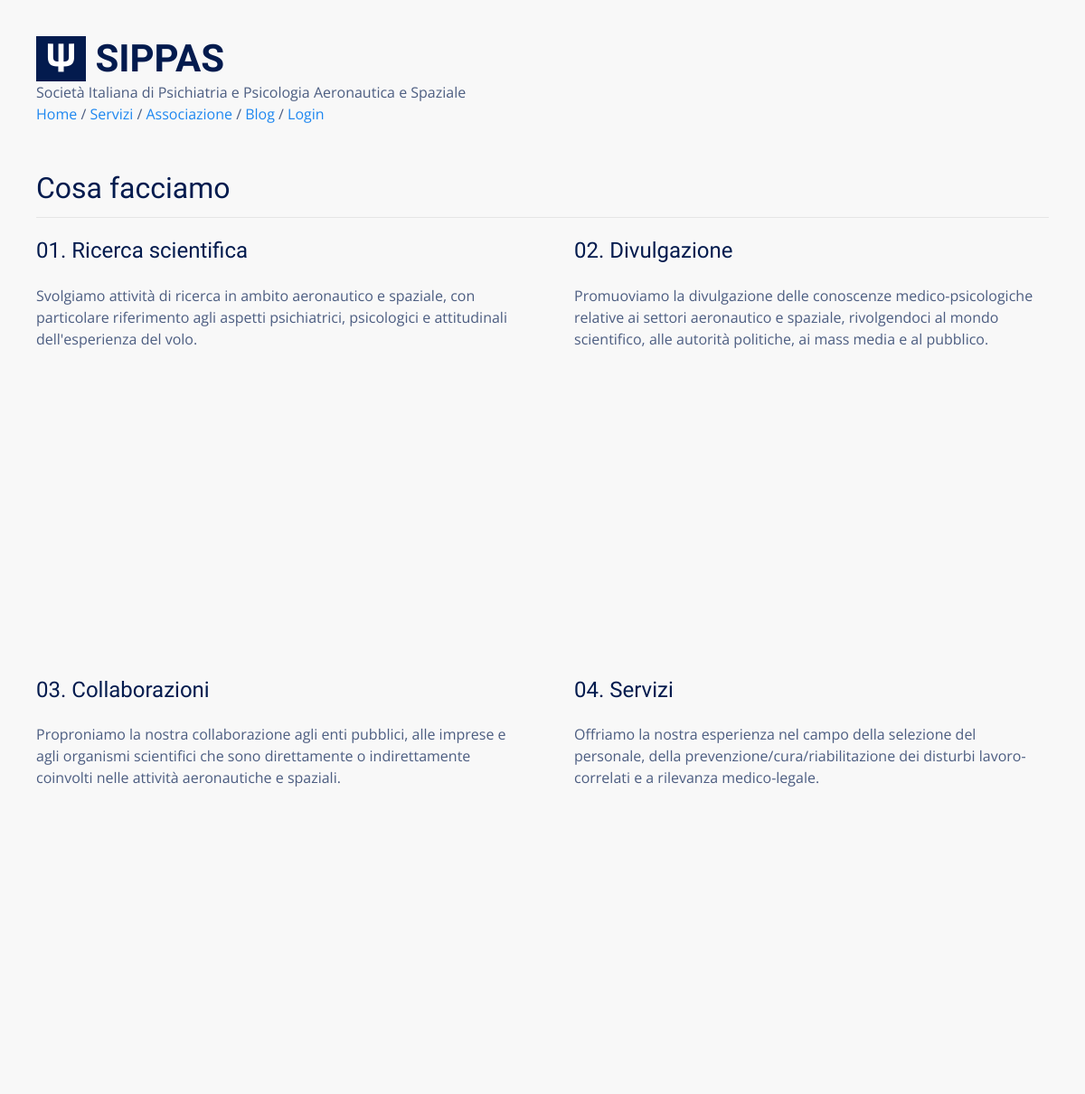
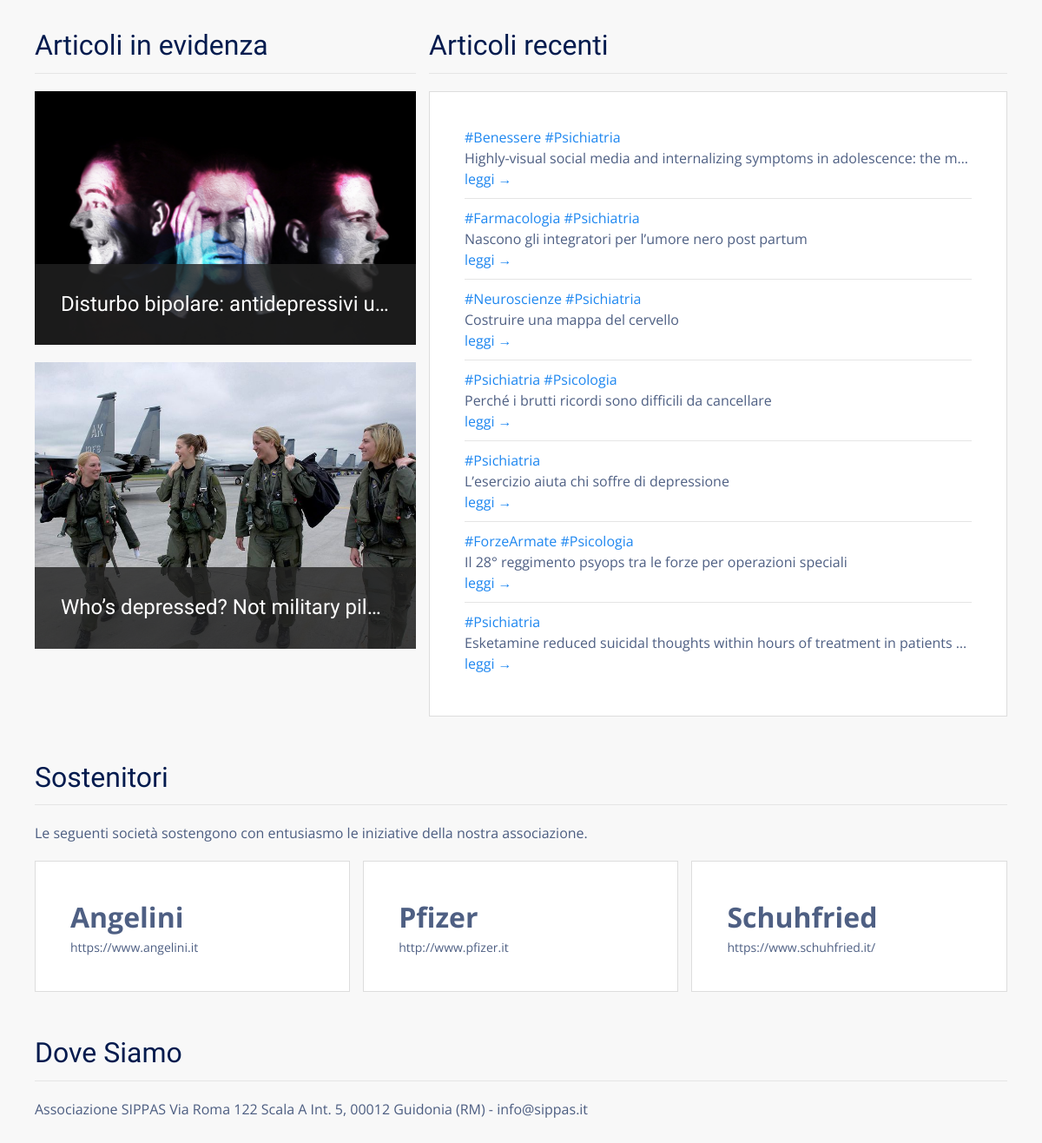
The page / on the database its author committed (2 pictures, top to bottom).
### tables this page shows
CREATE TABLE "posts" (
  "id" integer NOT NULL PRIMARY KEY AUTOINCREMENT,
  "title" text,
  "body" TEXT,
  "teaser" text,
  "tags" TEXT,
  "is_sticky" integer,
  "author_id" text,
  "created_at" TEXT,
  "updated_at" text,
  "published_at" TEXT
);

### flaskApp/blueprints/main/routes.py (the view)
@bp_main.route("/")
@cache.cached()
def index():
  stickies = query_db('SELECT * FROM posts WHERE is_sticky == 1 ORDER BY updated_at DESC LIMIT 2')
  latest = query_db('SELECT * FROM posts  WHERE is_sticky == 0 ORDER BY id DESC LIMIT {}'.format(4 if len(stickies) < 2 else 7))
  return render_template("main/index.html", latests=latest, stickies=stickies )

### flaskApp/db/sqlite.py (called while the page is built)
def get_db():
  if "db" not in g:
    g.db = sqlite3.connect(
      db_path,
      detect_types = sqlite3.PARSE_DECLTYPES,
      isolation_level = "DEFERRED"
    )
    g.db.cursor().execute("PRAGMA journal_mode=WAL")
    g.db.row_factory = sqlite3.Row
  return g.db

def query_db(query, args=(), one = False):
  with closing(get_db().cursor().execute(query, args)) as cur:
    rv = cur.fetchall()
    return (rv[0] if rv else None) if one else rv

### flaskApp/blueprints/main/templates/main/index.html (shortened to what this page needs)
{% extends 'base.html' %}
{% block content %}
<div class="uk-section">
  <div class="uk-container">
    <h2 class="uk-heading-divider">Cosa facciamo</h2>
    <div class="uk-grid uk-grid-large uk-child-width-1-2@m">
      <div class="uk-margin">
        <h3>01. Ricerca scientifica</h3>
        <p>Svolgiamo attività di ricerca in ambito aeronautico e spaziale, con particolare riferimento agli aspetti
          psichiatrici, psicologici e attitudinali dell'esperienza del volo.</p>
        <div class="uk-height-medium uk-flex uk-flex-center uk-flex-middle uk-background-cover uk-light"
          data-src="{{ url_for('static', filename='img/research.jpg') }}" uk-img="">
        </div>
      </div>
      <div class="uk-margin uk-margin-remove-top">
        <h3>02. Divulgazione</h3>
        <p>Promuoviamo la divulgazione delle conoscenze medico-psicologiche relative ai settori aeronautico e
          spaziale, rivolgendoci al mondo scientifico, alle autorità politiche, ai mass media e al pubblico.</p>
        <div class="uk-height-medium uk-flex uk-flex-center uk-flex-middle uk-background-cover uk-light"
          data-src="{{ url_for('static', filename='img/tell.jpg') }}" uk-img="">
        </div>
      </div>
      <div class="uk-margin">
        <h3>03. Collaborazioni</h3>
        <p>Proproniamo la nostra collaborazione agli enti pubblici, alle imprese e agli organismi scientifici che
          sono direttamente o indirettamente coinvolti nelle attività aeronautiche e spaziali.</p>
        <div class="uk-height-medium uk-flex uk-flex-center uk-flex-middle uk-background-cover uk-light"
          data-src="{{ url_for('static', filename='img/teamwork.jpg') }}" uk-img="">
        </div>
      </div>
      <div class="uk-margin">
        <h3>04. Servizi</h3>
        <p>Offriamo la nostra esperienza nel campo della selezione del personale, della
          prevenzione/cura/riabilitazione dei disturbi lavoro-correlati e a rilevanza medico-legale.</p>
        <div class="uk-height-medium uk-flex uk-flex-center uk-flex-middle uk-background-cover uk-light"
          data-src="{{ url_for('static', filename='img/services.jpg') }}" uk-img="">
        </div>
      </div>
    </div>
  </div>
</div>
<div class="uk-section">
  <div class="uk-container">
    <div class="uk-grid uk-grid-small">
      <div class="uk-margin uk-width-2-5@m">
        <h2 class="uk-heading-divider">Articoli in evidenza</h2>
        <div class="uk-grid uk-child-width-1-1">
          {% for s in stickies %}
            {% if s.teaser %}
              <div class="uk-margin-bottom">
                <div class="uk-inline">
                    <img src="{{ url_for('static', filename='blog/'+s.id |string+'/'+s.teaser) }}" alt="">
                  <div class="uk-overlay uk-overlay-primary uk-position-bottom">
                    <h3 class="uk-text-truncate"><a href="{{ url_for('blog.view_post', id=s.id) }}">{{ s.title }}</a></h3>
                  </div>
                </div>
              </div>
            {% endif %}
          {% endfor %}
        </div>
      </div>
      <div class="uk-width-expand uk-margin uk-margin-remove-top">
        <h2 class="uk-heading-divider">Articoli recenti</h2>
        <div class="uk-card uk-card-default">
          <div class="uk-card-body">
            <ul class="uk-list uk-list-divider uk-margin-medium">
              {% for l in latests %}
              <li class="uk-text-truncate uk-padding-vertical uk-padding-horizontal-small">
                {% for tag in l.tags.split(' ') %}
                <a href="{{ url_for('blog.posts_tagged', tag=tag) }}">{{ tag }}</a>
                {% endfor %}<br>
                {{ l.title | capitalize }}<br>
                <a href="{{ url_for('blog.view_post', id=l.id) }}">leggi &rarr;</a><br>
              </li>
              {% endfor %}
            </ul>
          </div>
        </div>
      </div>
    </div>
  </div>
</div>
<div class="uk-section">
  <div class="uk-container">
    <h2 class="uk-heading-divider">Sostenitori</h2>
    <p>Le seguenti società sostengono con entusiasmo le iniziative della nostra associazione.</p>
    <div class="uk-child-width-1-2@m uk-child-width-1-3@l uk-grid uk-grid-match uk-grid-stack uk-grid-small" uk-grid="">
      <div class="uk-first-column">
        <div class="uk-card uk-card-default uk-grid uk-grid-collapse uk-margin uk-grid-stack" uk-grid="">
          <div class="uk-first-column">
            <div class="uk-card-body">
              <p style="font-size:2em" class="uk-text-bold uk-margin-remove-bottom uk-width-expand">Angelini</p>
              <p class="uk-margin-remove-top uk-text-small"><a class="uk-link uk-link-text"
                  href="https://www.angelini.it" target="_blank">
                  https://www.angelini.it
                </a></p>
            </div>
          </div>
        </div>
      </div>
      <div class="uk-grid-margin uk-first-column">
        <div class="uk-card uk-card-default uk-grid uk-grid-collapse uk-margin uk-grid-stack" uk-grid="">
          <div class="uk-first-column">
            <div class="uk-card-body">
              <p style="font-size:2em" class="uk-text-bold uk-margin-remove-bottom uk-width-expand">Pfizer</p>
              <p class="uk-margin-remove-top uk-text-small"><a class="uk-link uk-link-text" href="http://www.pfizer.it"
                  target="_blank">
                  http://www.pfizer.it
                </a></p>
            </div>
          </div>
        </div>
      </div>
      <div class="uk-grid-margin uk-first-column">
        <div class="uk-card uk-card-default uk-grid uk-grid-collapse uk-margin uk-grid-stack" uk-grid="">
          <div class="uk-first-column">
            <div class="uk-card-body">
              <p style="font-size:2em" class="uk-text-bold uk-margin-remove-bottom uk-width-expand">Schuhfried</p>
              <p class="uk-margin-remove-top uk-text-small"><a class="uk-link uk-link-text"
                  href="https://www.schuhfried.it/" target="_blank">
                  https://www.schuhfried.it/
                </a></p>
            </div>
          </div>
        </div>
      </div>
    </div>
  </div>
</div>
<div class="uk-section uk-margin-top">
  <div class="uk-container">
    <h2 class="uk-heading-divider">Dove Siamo</h2>
    <p>Associazione SIPPAS Via Roma 122 Scala A Int. 5, 00012 Guidonia (RM) - info@sippas.it</p>
  </div>
</div>
{% endblock %}

### flaskApp/static/css/main.css (style rules this page uses)
html { font-family: 'Open Sans', sans-serif; font-size: 16px; font-weight: normal; line-height: 1.5; background: #f8f8f8; color: rgba(3,27,78,0.7) !important; }
h1, .uk-h1, h2, .uk-h2, h3, .uk-h3, h4, .uk-h4, h5, .uk-h5, h6, .uk-h6 { font-family: 'Yanone Kaffeesatz', sans-serif; margin: 0 0 20px 0; font-weight: normal; color: #031b4e; text-transform: none; }
li { margin-bottom: 8px; }
.uk-section { padding: 0px; padding-top: 30px; }
.uk-card-default { color: rgba(3,27,78,0.7) !important; box-shadow: none; border: 1px solid #ddd; }

### rows shown on the page
posts: id+teaser (picture), title "Disturbo bipolare: antidepressivi u…"
posts: id+teaser (picture), title "Who’s depressed? Not military pil…"
posts: tag "#Benessere" "#Psichiatria", title "Highly-visual social media and internalizing symptoms in adolescence: the m…"
posts: tag "#Farmacologia" "#Psichiatria", title "Nascono gli integratori per l’umore nero post partum"
posts: tag "#Neuroscienze" "#Psichiatria", title "Costruire una mappa del cervello"
posts: tag "#Psichiatria" "#Psicologia", title "Perché i brutti ricordi sono difficili da cancellare"
posts: tags "#Psichiatria", title "L’esercizio aiuta chi soffre di depressione"
posts: tag "#ForzeArmate" "#Psicologia", title "Il 28° reggimento psyops tra le forze per operazioni speciali"
posts: tags "#Psichiatria", title "Esketamine reduced suicidal thoughts within hours of treatment in patients…"
